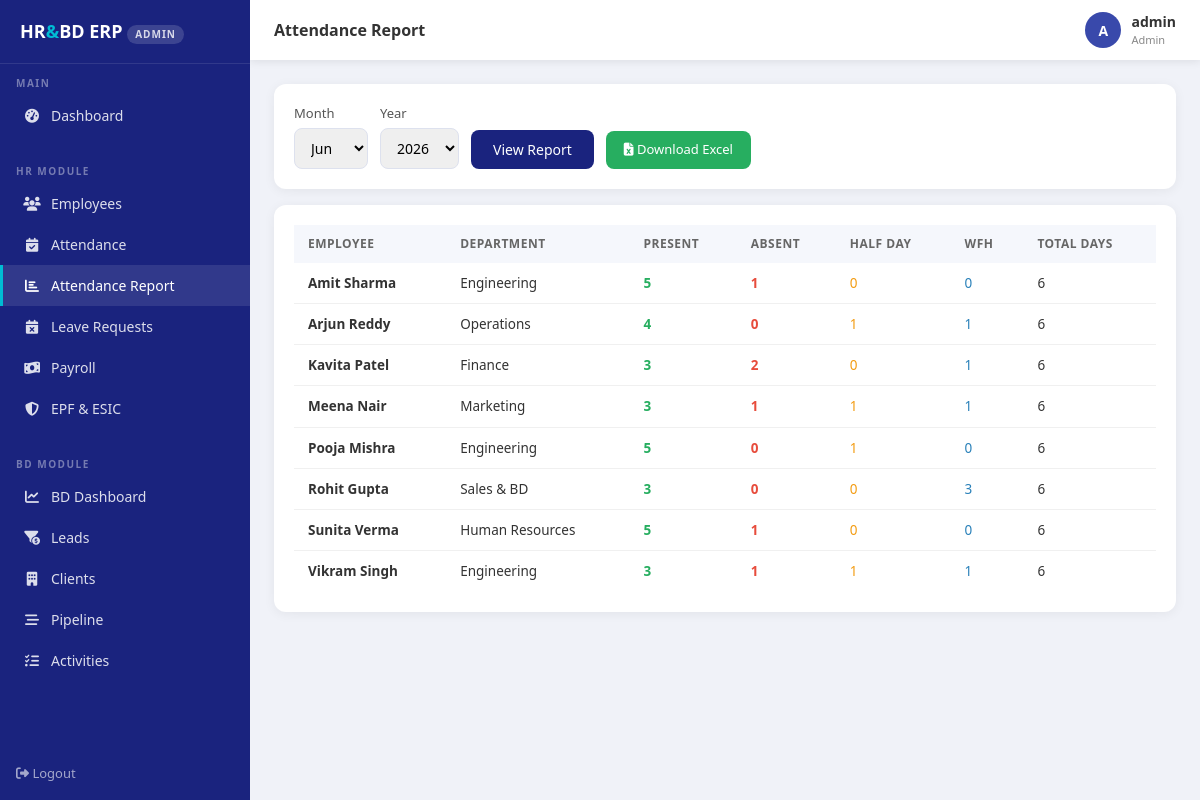
The page /attendance/report (signed in) on the database its author committed.
### app/models/models.py (models this page shows, shortened)
class User(UserMixin, db.Model):
    __tablename__ = 'users'
    id            = db.Column(db.Integer, primary_key=True)
    username      = db.Column(db.String(80),  unique=True, nullable=False)
    email         = db.Column(db.String(120), unique=True, nullable=False)
    password_hash = db.Column(db.String(256))
    role          = db.Column(db.String(20),  default='employee')
    employee_id   = db.Column(db.Integer, db.ForeignKey('employees.id'), nullable=True)
    is_active     = db.Column(db.Boolean, default=True)
    created_at    = db.Column(db.DateTime, default=datetime.utcnow)

class Employee(db.Model):
    __tablename__ = 'employees'
    id              = db.Column(db.Integer, primary_key=True)
    employee_code   = db.Column(db.String(20),  unique=True, nullable=False)
    first_name      = db.Column(db.String(50),  nullable=False)
    last_name       = db.Column(db.String(50),  nullable=False)
    email           = db.Column(db.String(120), unique=True, nullable=False)
    phone           = db.Column(db.String(15))
    date_of_birth   = db.Column(db.Date)
    gender          = db.Column(db.String(10))
    address         = db.Column(db.Text)
    department_id   = db.Column(db.Integer, db.ForeignKey('departments.id'))
    designation_id  = db.Column(db.Integer, db.ForeignKey('designations.id'))
    joining_date    = db.Column(db.Date, nullable=False)
    employment_type = db.Column(db.String(20), default='full_time')
    status          = db.Column(db.String(20), default='active')
    basic_salary       = db.Column(db.Float, default=0.0)
    hra                = db.Column(db.Float, default=0.0)
    special_allowance  = db.Column(db.Float, default=0.0)
    travel_allowance   = db.Column(db.Float, default=0.0)
    uan_number      = db.Column(db.String(20))   # EPF Universal Account Number
    esic_ip_number  = db.Column(db.String(20))   # ESIC Insured Person Number
    epf_applicable  = db.Column(db.Boolean, default=True)
    esic_applicable = db.Column(db.Boolean, default=True)
    pan_number      = db.Column(db.String(10))
    aadhaar_number  = db.Column(db.String(12))
    created_at      = db.Column(db.DateTime, default=datetime.utcnow)
    leave_requests    = db.relationship('LeaveRequest', backref='employee', lazy=True)
    attendance_records= db.relationship('Attendance',   backref='employee', lazy=True)
    payroll_records   = db.relationship('Payroll',      backref='employee', lazy=True)
    @property
    def full_name(self):
        return f'{self.first_name} {self.last_name}'

class Department(db.Model):
    __tablename__ = 'departments'
    id          = db.Column(db.Integer, primary_key=True)
    name        = db.Column(db.String(100), nullable=False)
    description = db.Column(db.Text)
    created_at  = db.Column(db.DateTime, default=datetime.utcnow)
    employees   = db.relationship('Employee', backref='department', lazy=True)

### app/routes/attendance.py (the view)
@attendance_bp.route('/attendance/report')
@login_required
@roles_required('admin', 'hr_manager')
def report():
    month = request.args.get('month', date.today().month, type=int)
    year  = request.args.get('year',  date.today().year,  type=int)
    return render_template('attendance/report.html',
                           report_data=_svc.get_monthly_report(month, year),
                           month=month, year=year)

### app/repositories/attendance_repository.py (called while the page is built)
    def get_by_employee_month(self, employee_id, month: int, year: int):
        return Attendance.query.filter(
            Attendance.employee_id == employee_id,
            db.extract('month', Attendance.date) == month,
            db.extract('year',  Attendance.date) == year,
        ).all()

    def monthly_summary(self, employees, month: int, year: int):
        rows = []
        for emp in employees:
            records = self.get_by_employee_month(emp.id, month, year)
            rows.append({
                'employee': emp,
                'present':  sum(1 for r in records if r.status == 'present'),
                'absent':   sum(1 for r in records if r.status == 'absent'),
                'half_day': sum(1 for r in records if r.status == 'half_day'),
                'wfh':      sum(1 for r in records if r.status == 'wfh'),
                'total':    len(records),
            })
        return rows

### app/repositories/employee_repository.py (called while the page is built)
    def get_all_active(self):
        return Employee.query.filter_by(status='active').order_by(Employee.first_name).all()

### app/services/attendance_service.py (called while the page is built)
    def get_monthly_report(self, month, year):
        employees = self.employee_repo.get_all_active()
        return self.attendance_repo.monthly_summary(employees, month, year)

### app/utils/rbac.py (called while the page is built)
def roles_required(*roles):
    def decorator(f):
        @wraps(f)
        def decorated_function(*args, **kwargs):
            if current_user.role not in roles:
                return render_template('errors/403.html'), 403
            return f(*args, **kwargs)
        return decorated_function
    return decorator

### app/templates/attendance/report.html (shortened to what this page needs)
{% extends "base.html" %}
{% block page_title %}Attendance Report{% endblock %}
{% block content %}
<div class="table-card" style="margin-bottom:16px;">
  <form method="GET" style="display:flex;gap:12px;align-items:flex-end;">
    <div>
      <label>Month</label>
      <select name="month">
        {% for m in range(1,13) %}
        <option value="{{ m }}" {% if m == month %}selected{% endif %}>
          {{ ['','Jan','Feb','Mar','Apr','May','Jun','Jul','Aug','Sep','Oct','Nov','Dec'][m] }}
        </option>
        {% endfor %}
      </select>
    </div>
    <div>
      <label>Year</label>
      <select name="year">
        {% for y in range(2023, 2027) %}
        <option value="{{ y }}" {% if y == year %}selected{% endif %}>{{ y }}</option>
        {% endfor %}
      </select>
    </div>
    <button type="submit" class="btn-primary-custom">View Report</button>
    <a href="{{ url_for('exports.export_attendance', month=month, year=year) }}"
       style="background:#27ae60;color:white;padding:9px 18px;border-radius:8px;
              text-decoration:none;font-size:13px;font-weight:500;display:inline-block;">
      <i class="fas fa-file-excel"></i> Download Excel
    </a>
  </form>
</div>
<div class="table-card">
  <table>
    <thead>
      <tr><th>Employee</th><th>Department</th><th>Present</th><th>Absent</th><th>Half Day</th><th>WFH</th><th>Total Days</th></tr>
    </thead>
    <tbody>
      {% for row in report_data %}
      <tr>
        <td><b>{{ row.employee.full_name }}</b></td>
        <td>{{ row.employee.department.name if row.employee.department else '—' }}</td>
        <td style="color:#27ae60;font-weight:600;">{{ row.present }}</td>
        <td style="color:#e74c3c;font-weight:600;">{{ row.absent }}</td>
        <td style="color:#f39c12;">{{ row.half_day }}</td>
        <td style="color:#2980b9;">{{ row.wfh }}</td>
        <td>{{ row.total }}</td>
      </tr>
      {% else %}
      <tr><td colspan="7" style="text-align:center;color:#aaa;padding:30px;">No attendance data for this period.</td></tr>
      {% endfor %}
    </tbody>
  </table>
</div>
{% endblock %}

### app/templates/base.html (shortened to what this page needs)
<!DOCTYPE html>
<html lang="en">
<head>
  <link rel="stylesheet" href="https://cdnjs.cloudflare.com/ajax/libs/font-awesome/6.4.0/css/all.min.css">
  <link rel="stylesheet" href="https://cdnjs.cloudflare.com/ajax/libs/bootstrap/5.3.0/css/bootstrap.min.css">
</head>
<body>
<nav class="sidebar">
  <div class="sidebar-brand">
    HR<span>&</span>BD ERP
    <div class="role-badge">{{ current_user.role.replace('_',' ') }}</div>
  </div>
  <div class="sidebar-section">Main</div>
  <ul class="sidebar-menu">
    <li><a href="{{ url_for('dashboard.index') }}"
           class="{{ 'active' if request.endpoint == 'dashboard.index' }}">
      <i class="fas fa-tachometer-alt"></i> Dashboard
    </a></li>
  </ul>
  {% if current_user.role in ('admin', 'hr_manager') %}
  <div class="sidebar-section">HR Module</div>
  <ul class="sidebar-menu">
    <li><a href="{{ url_for('employees.index') }}"
           class="{{ 'active' if 'employees' in request.endpoint }}">
      <i class="fas fa-users"></i> Employees
    </a></li>
    <li><a href="{{ url_for('attendance.index') }}"
           class="{{ 'active' if request.endpoint == 'attendance.index' }}">
      <i class="fas fa-calendar-check"></i> Attendance
    </a></li>
    <li><a href="{{ url_for('attendance.report') }}"
           class="{{ 'active' if request.endpoint == 'attendance.report' }}">
      <i class="fas fa-chart-bar"></i> Attendance Report
    </a></li>
    <li><a href="{{ url_for('leave.index') }}"
           class="{{ 'active' if request.endpoint == 'leave.index' }}">
      <i class="fas fa-calendar-times"></i> Leave Requests
    </a></li>
    <li><a href="{{ url_for('payroll.index') }}"
           class="{{ 'active' if request.endpoint == 'payroll.index' }}">
      <i class="fas fa-money-bill-wave"></i> Payroll
    </a></li>
    <li><a href="{{ url_for('compliance.index') }}"
           class="{{ 'active' if 'compliance' in request.endpoint }}">
      <i class="fas fa-shield-alt"></i> EPF & ESIC
    </a></li>
  </ul>
  {% endif %}
  {% if current_user.role in ('admin', 'bd_manager', 'bd_executive') %}
  <div class="sidebar-section">BD Module</div>
  <ul class="sidebar-menu">
    <li><a href="{{ url_for('bd.index') }}"
           class="{{ 'active' if request.endpoint == 'bd.index' }}">
      <i class="fas fa-chart-line"></i> BD Dashboard
    </a></li>
    <li><a href="{{ url_for('bd.leads') }}"
           class="{{ 'active' if request.endpoint in ['bd.leads','bd.add_lead'] }}">
      <i class="fas fa-funnel-dollar"></i> Leads
    </a></li>
    <li><a href="{{ url_for('bd.clients') }}"
           class="{{ 'active' if request.endpoint in ['bd.clients','bd.add_client'] }}">
      <i class="fas fa-building"></i> Clients
    </a></li>
    <li><a href="{{ url_for('bd.pipeline') }}"
           class="{{ 'active' if 'pipeline' in request.endpoint or 'opportunity' in request.endpoint }}">
      <i class="fas fa-stream"></i> Pipeline
    </a></li>
    <li><a href="{{ url_for('bd.activities') }}"
           class="{{ 'active' if 'activit' in request.endpoint }}">
      <i class="fas fa-tasks"></i> Activities
    </a></li>
  </ul>
  {% endif %}
  <div style="margin-top:auto;padding:16px;">
    <a href="{{ url_for('auth.logout') }}"
       style="color:rgba(255,255,255,0.6);font-size:13px;text-decoration:none;">
      <i class="fas fa-sign-out-alt"></i> Logout
    </a>
  </div>
</nav>
<div class="topbar">
  <div class="topbar-title">{% block page_title %}Dashboard{% endblock %}</div>
  <div class="topbar-user">
    <div class="avatar">{{ current_user.username[0].upper() }}</div>
    <div>
      <div style="font-weight:600;font-size:14px;">{{ current_user.username }}</div>
      <div style="font-size:11px;color:#888;">
        {{ current_user.role.replace('_',' ').title() }}
      </div>
    </div>
  </div>
</div>
<div class="main-content">
  {% block content %}{% endblock %}
</div>
</body>
</html>

### app/templates/base.html (style rules this page uses)
:root { --primary: #1a237e; --primary-light: #3949ab; --accent: #00bcd4; --sidebar-width: 250px; --topbar-h: 60px; --body-bg: #f0f2f8; }
* { box-sizing: border-box; margin: 0; padding: 0; }
body { font-family: 'Segoe UI', sans-serif; background: var(--body-bg); color: #333; }
.sidebar { position: fixed; top: 0; left: 0; width: var(--sidebar-width); height: 100vh; background: var(--primary); display: flex; flex-direction: column; z-index: 1000; overflow-y: auto; }
.sidebar-brand { padding: 18px 20px; border-bottom: 1px solid rgba(255,255,255,0.1); color: white; font-size: 18px; font-weight: 700; }
.sidebar-brand span { color: var(--accent); }
.role-badge { font-size: 10px; background: rgba(255,255,255,0.15); color: rgba(255,255,255,0.8); padding: 2px 8px; border-radius: 10px; margin-top: 4px; display: inline-block; text-transform: uppercase; letter-spacing: 1px; }
.sidebar-section { padding: 12px 16px 4px; font-size: 10px; text-transform: uppercase; letter-spacing: 1.5px; color: rgba(255,255,255,0.4); font-weight: 600; }
.sidebar-menu { list-style: none; padding: 0; }
.sidebar-menu li a { display: flex; align-items: center; gap: 10px; padding: 10px 20px; color: rgba(255,255,255,0.85); text-decoration: none; font-size: 14px; transition: all 0.2s; border-left: 3px solid transparent; }
.sidebar-menu li a:hover, .sidebar-menu li a.active { background: rgba(255,255,255,0.1); color: white; border-left-color: var(--accent); }
.sidebar-menu li a i { width: 18px; text-align: center; }
.topbar { position: fixed; top: 0; left: var(--sidebar-width); right: 0; height: var(--topbar-h); background: white; display: flex; align-items: center; justify-content: space-between; padding: 0 24px; box-shadow: 0 2px 8px rgba(0,0,0,0.08); z-index: 999; }
.topbar-title { font-size: 16px; font-weight: 600; color: #333; }
.topbar-user { display: flex; align-items: center; gap: 10px; font-size: 14px; }
.topbar-user .avatar { width: 36px; height: 36px; background: var(--primary-light); border-radius: 50%; display: flex; align-items: center; justify-content: center; color: white; font-weight: 600; }
.main-content { margin-left: var(--sidebar-width); margin-top: var(--topbar-h); padding: 24px; min-height: calc(100vh - var(--topbar-h)); }
.table-card { background: white; border-radius: 12px; padding: 20px; box-shadow: 0 2px 12px rgba(0,0,0,0.06); }
table { width: 100%; border-collapse: collapse; }
table th { background: #f5f7fc; font-size: 12px; text-transform: uppercase; letter-spacing: 0.5px; color: #666; padding: 10px 14px; }
table td { padding: 10px 14px; font-size: 13.5px; border-bottom: 1px solid #f0f0f0; }
table tbody tr:last-child td { border-bottom: none; }
label { font-size: 13px; font-weight: 500; color: #555; margin-bottom: 4px; display: block; }
input, select, textarea { width: 100%; padding: 9px 12px; border: 1px solid #dde1ee; border-radius: 8px; font-size: 14px; outline: none; transition: border 0.2s; }
.btn-primary-custom { background: var(--primary); color: white; border: none; padding: 9px 22px; border-radius: 8px; font-size: 14px; cursor: pointer; font-weight: 500; transition: background 0.2s; }

### rows shown on the page
User: role.replace "ADMIN", username "A", username "admin", role.replace "Admin"
Employee: employee.full_name "Amit Sharma", employee.department "Engineering", present "5", absent "1", half_day "0", wfh "0", total "6", employee.full_name "Arjun Reddy", employee.department "Operations", present "4", absent "0", half_day "1", wfh "1", employee.full_name "Meena Nair", employee.full_name "Pooja Mishra", employee.full_name "Sunita Verma", employee.department "Human Resources"
Employee: employee.full_name "Kavita Patel", employee.department "Finance", present "3", absent "2", half_day "0", wfh "1", total "6"
Department: employee.department "Marketing"
Employee: employee.full_name "Rohit Gupta"
Department: employee.department "Sales & BD"
Employee: employee.full_name "Vikram Singh"
Department: employee.department "Engineering"

### other values the page prints
{{ row.present }} "3" "3" "3"
{{ row.absent }} "1" "0" "1"
{{ row.half_day }} "1" "0" "1"
{{ row.wfh }} "1" "3" "1"
{{ row.total }} "6" "6" "6"
form field month "Jun"
form field year "2026"
